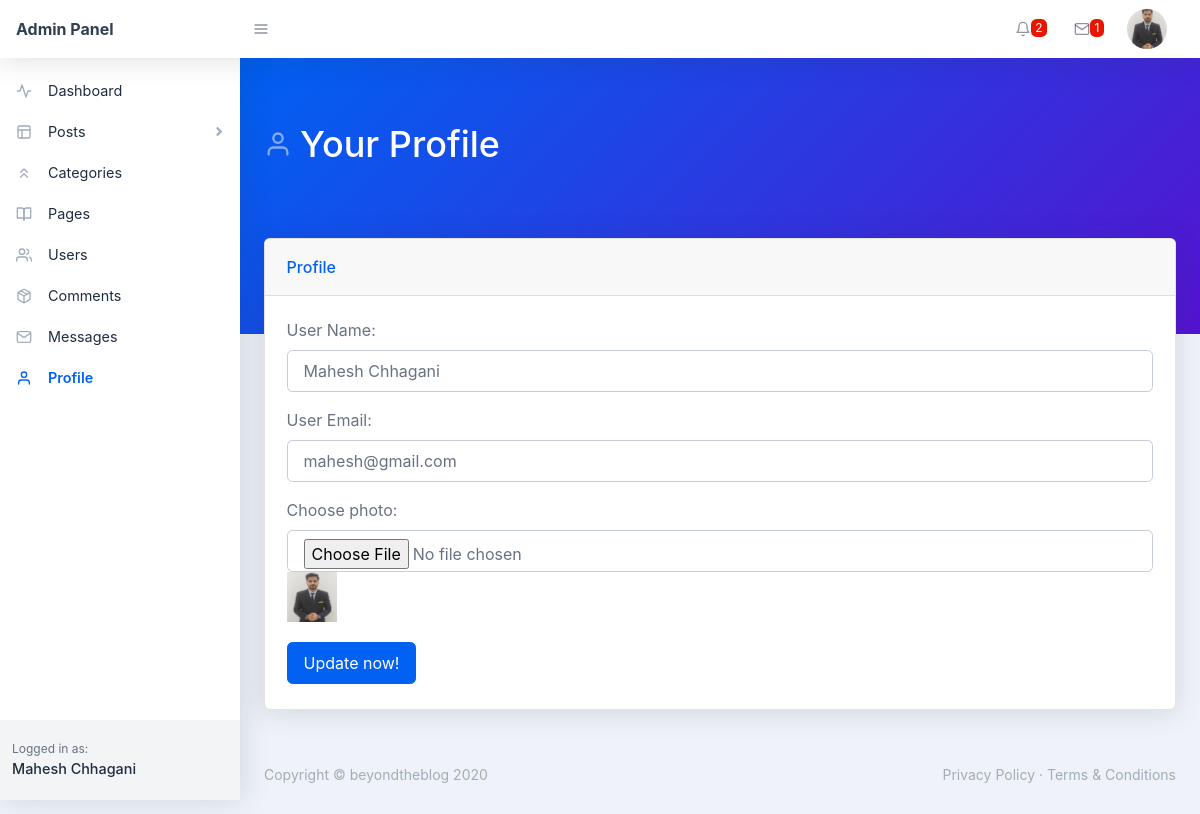
Page /beyondtheblog/backend/profile.php (signed in) on the committed database.
### tables this page shows
CREATE TABLE `users` (
  `user_id` int(11) NOT NULL,
  `user_name` varchar(255) NOT NULL,
  `user_nickname` varchar(255) NOT NULL,
  `user_email` varchar(255) NOT NULL,
  `user_password` varchar(255) NOT NULL,
  `user_photo` text NOT NULL,
  `registered_on` varchar(255) NOT NULL,
  `user_role` varchar(255) NOT NULL DEFAULT 'Subscriber'
);

### beyondtheblog/backend/profile.php (the view, shortened to what this page needs)
<?php require_once('./includes/header.php'); ?>
    <body class="nav-fixed">
        <?php require_once('./includes/top-navbar.php'); ?>
        <div id="layoutSidenav">
            <div id="layoutSidenav_nav">
                <?php
                    $curr_page = basename(__FILE__);
                    require_once("./includes/left-sidebar.php");
                ?>
            </div>
            <div id="layoutSidenav_content">
                <main>
                    <div class="page-header pb-10 page-header-dark bg-gradient-primary-to-secondary">
                        <div class="container-fluid">
                            <div class="page-header-content">
                                <h1 class="page-header-title">
                                    <div class="page-header-icon"><i data-feather="user"></i></div>
                                    <span>Your Profile</span>
                                </h1>
                            </div>
                        </div>
                    </div>
                    <?php
                        if(isset($_COOKIE['_uid_'])) {
                            $user_id = base64_decode($_COOKIE['_uid_']);
                        } else if(isset($_SESSION['user_id'])) {
                            $user_id = $_SESSION['user_id'];
                        } else {
                            $user_id = -1;
                        }
                        $sql = "SELECT * FROM users WHERE user_id = :id";
                        $stmt = $pdo->prepare($sql);
                        $stmt->execute([
                            ':id' => $user_id
                        ]);
                        $user = $stmt->fetch(PDO::FETCH_ASSOC);
                        $user_name = $user['user_name'];
                        $user_email = $user['user_email'];
                        $user_photo = $user['user_photo'];
                    ?>
                    <div class="container-fluid mt-n10">
                        <div class="card mb-4">
                            <div class="card-header">Profile</div>
                            <div class="card-body">
                                <form action="profile.php" method="POST" enctype="multipart/form-data">
                                    <div class="form-group">
                                        <label for="user-name">User Name:</label>
                                        <input name="user-name" value="<?php echo $user_name; ?>" class="form-control" id="user-name" type="text" placeholder="User Name..." />
                                    </div>
                                    <div class="form-group">
                                        <label for="user-email">User Email:</label>
                                        <input name="user-email" value="<?php echo $user_email; ?>" class="form-control" id="user-email" type="email" placeholder="User Email..." />
                                    </div>
                                    <div class="form-group">
                                        <div class="form-group">
                                        <label for="post-title">Choose photo:</label>
                                        <input name="user-photo" class="form-control" id="post-title" type="file" />
                                        <img src="./assets/img/<?php echo $user_photo; ?>" width="50" height="50" />
                                    </div>
                                    </div>
                                    <button name="submit" class="btn btn-primary mr-2 my-1" type="submit">Update now!</button>
                                </form>
                            </div>
                        </div>
                    </div>
                </main>
<?php require_once('./includes/footer.php'); ?>

### beyondtheblog/backend/includes/top-navbar.php (shortened to what this page needs)
<nav class="topnav navbar navbar-expand shadow navbar-light bg-white" id="sidenavAccordion">
    <a class="navbar-brand d-none d-sm-block" href="index.php">Admin Panel</a><button class="btn btn-icon btn-transparent-dark order-1 order-lg-0 mr-lg-2" id="sidebarToggle" href="#"><i data-feather="menu"></i></button>
    <ul class="navbar-nav align-items-center ml-auto">
        <li class="nav-item dropdown no-caret mr-3 dropdown-notifications">
            <a class="btn btn-icon btn-transparent-dark dropdown-toggle" id="navbarDropdownAlerts" href="#" role="button" data-toggle="dropdown" aria-haspopup="true" aria-expanded="false">
                <i data-feather="bell"></i>
                <span class="badge badge-red">2</span>
            </a>
        </li>
        <li class="nav-item dropdown no-caret mr-3 dropdown-notifications">
            <a class="btn btn-icon btn-transparent-dark dropdown-toggle" id="navbarDropdownMessages" href="#" role="button" data-toggle="dropdown" aria-haspopup="true" aria-expanded="false">
                <i data-feather="mail"></i>
                <span class="badge badge-red">1</span>
            </a>
        </li>
        <?php
            if(isset($_COOKIE['_uid_'])) {
                $user_id = base64_decode($_COOKIE['_uid_']);
            } else if(isset($_SESSION['user_id'])) {
                $user_id = $_SESSION['user_id'];
            } else {
                $user_id = -1;
            }
            $sql = "SELECT * FROM users WHERE user_id = :id";
            $stmt = $pdo->prepare($sql);
            $stmt->execute([
                ':id' => $user_id
            ]);
            $user = $stmt->fetch(PDO::FETCH_ASSOC);
            $user_photo = $user['user_photo'];
        ?>
        <li class="nav-item dropdown no-caret mr-3 dropdown-user">
            <a class="btn btn-icon btn-transparent-dark dropdown-toggle" id="navbarDropdownUserImage" href="javascript:void(0);" role="button" data-toggle="dropdown" aria-haspopup="true" aria-expanded="false"><img class="img-fluid" src="./assets/img/<?php echo $user_photo; ?>"/></a>
        </li>
    </ul>
</nav>

### beyondtheblog/backend/includes/left-sidebar.php (shortened to what this page needs)
<nav class="sidenav shadow-right sidenav-light">
    <div class="sidenav-menu">
        <div class="nav accordion" id="accordionSidenav">
            <?php
                if($curr_page == 'index.php') { ?>
                    <a class="nav-link collapsed pt-4 active" href="index.php">
                        <div class="nav-link-icon"><i data-feather="activity"></i></div>
                        Dashboard
                    </a>
                <?php } else { ?>
                    <a class="nav-link collapsed pt-4" href="index.php">
                        <div class="nav-link-icon"><i data-feather="activity"></i></div>
                        Dashboard
                    </a>
                <?php }
            ?>
            <?php
                if($curr_page == 'all-posts.php' || $curr_page == 'new-page.php' || $curr_page == 'edit-post.php') { ?>
                    <a class="nav-link" href="javascript:void(0);" data-toggle="collapse" data-target="#collapseLayouts" aria-expanded="true" aria-controls="collapseLayouts"><div class="nav-link-icon"><i data-feather="layout"></i></div>
                        Posts
                        <div class="sidenav-collapse-arrow"><i class="fas fa-angle-down"></i></div>
                    </a>
                    <div class="collapse show" id="collapseLayouts" data-parent="#accordionSidenav">
                        <nav class="sidenav-menu-nested nav accordion" id="accordionSidenavLayout">
                            <a class="nav-link" href="all-post.php">All Posts</a>
                            <a class="nav-link" href="add-new.php">Add New Post</a>
                        </nav>
                    </div>
               <?php } else { ?>
                    <a class="nav-link collapsed" href="javascript:void(0);" data-toggle="collapse" data-target="#collapseLayouts" aria-expanded="false" aria-controls="collapseLayouts"><div class="nav-link-icon"><i data-feather="layout"></i></div>
                        Posts
                        <div class="sidenav-collapse-arrow"><i class="fas fa-angle-down"></i></div>
                    </a>
               <?php }
            ?>
            <?php
                if($curr_page == 'new-category.php' || $curr_page == 'categories.php' || $curr_page == 'edit-category.php') { ?>
                    <a class="nav-link active" href="categories.php" ><div class="nav-link-icon"><i data-feather="chevrons-up"></i></div>
                        Categories
                    </a>
               <?php } else { ?>
                    <a class="nav-link" href="categories.php" ><div class="nav-link-icon"><i data-feather="chevrons-up"></i></div>
                        Categories
                    </a>
               <?php }
            ?>
            <a class="nav-link" href="pages.php" ><div class="nav-link-icon"><i data-feather="book-open"></i></div>
                Pages
            </a>
            <?php
                if($curr_page == 'user-update.php' || $curr_page == 'new-user.php' || $curr_page == 'users.php') { ?>
                    <a class="nav-link active" href="users.php" ><div class="nav-link-icon"><i data-feather="users"></i></div>
                        Users
                    </a>
                <?php } else { ?>
                    <a class="nav-link" href="users.php" ><div class="nav-link-icon"><i data-feather="users"></i></div>
                        Users
                    </a>
                <?php }
            ?>
            <a class="nav-link" href="comments.php" ><div class="nav-link-icon"><i data-feather="package"></i></div>
                Comments
            </a>
            <a class="nav-link" href="messages.php" ><div class="nav-link-icon"><i data-feather="mail"></i></div>
                Messages
            </a>
            <a class="nav-link" href="profile.php" ><div class="nav-link-icon"><i data-feather="user"></i></div>
                Profile
            </a>
        </div>
    </div>
    <div class="sidenav-footer">
        <div class="sidenav-footer-content">
            <div class="sidenav-footer-subtitle">Logged in as:</div>
            <?php
                if(isset($_COOKIE['_uid_'])) {
                    $user_id = base64_decode($_COOKIE['_uid_']);
                } else if(isset($_SESSION['user_id'])) {
                    $user_id = $_SESSION['user_id'];
                } else {
                    $user_id = -1;
                }
                $sql = "SELECT * FROM users WHERE user_id = :id";
                $stmt = $pdo->prepare($sql);
                $stmt->execute([
                    ':id' => $user_id
                ]);
                $user = $stmt->fetch(PDO::FETCH_ASSOC);
                $user_name = $user['user_name'];
            ?>
            <div class="sidenav-footer-title"><?php echo $user_name; ?></div>
        </div>
    </div>
</nav>

### rows in the picture
users: user_photo (picture), user_name "Mahesh Chhagani", user-name "Mahesh Chhagani", user-email "mahesh@gmail.com"
